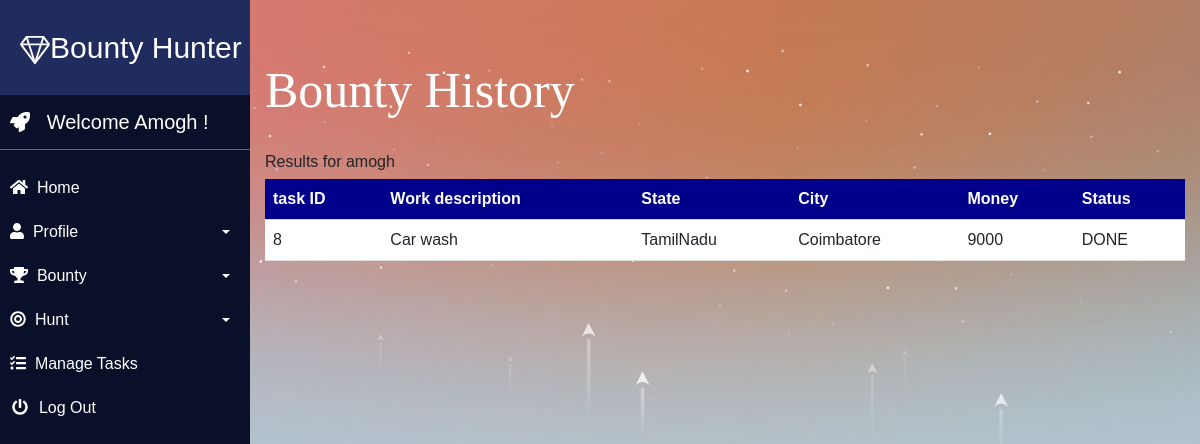
Screenshot of /viewtask.php (signed in) with the database file from the repository.
### tables this page shows
CREATE TABLE `taskinfo` (
  `taskid` int(11) NOT NULL,
  `t_userid` varchar(100) NOT NULL,
  `w_desc` varchar(500) NOT NULL,
  `date` date NOT NULL,
  `state` varchar(30) NOT NULL,
  `city` varchar(100) NOT NULL,
  `money` int(11) NOT NULL,
  `status` varchar(10) NOT NULL DEFAULT 'UNDONE'
);

### common.php (called while the page is built)
<?php
function escape($html) {
  return htmlspecialchars($html, ENT_QUOTES | ENT_SUBSTITUTE, "UTF-8");
}

### viewtask.php (the view, shortened to what this page needs)
<?php
	if($_SESSION['sid']==session_id())
	{
  try {
    require "common.php";
	require "config.php";
    $connection = new PDO($dsn, $username, $password, $options);
$sql = "SELECT *
FROM taskinfo
WHERE t_userid= :t_userid";
$t_userid = $_SESSION['t_userid'];
$statement = $connection->prepare($sql);
$statement->bindParam(':t_userid', $t_userid, PDO::PARAM_STR);
$statement->execute();
$result = $statement->fetchAll();
  } catch(PDOException $error) {
    echo $sql . "<br>" . $error->getMessage();
  }
?>
<?php require "templates/header.php"; ?>
 <center><h2 style="color: white;font-size: 50px; font-family: 'Alfa Slab One';text-align: left;">Bounty History</h2></center> <br>
<?php
  if ($result && $statement->rowCount() > 0) { ?>
    <h6>Results for <?php echo escape($_SESSION['t_userid']); ?></h6>
    <table>
      <thead>
<tr>
  <th>task ID</th>
  <th>Work description</th>
  <th>State</th>
  <th>City</th>
  <th>Money</th>
  <th>Status</th>
</tr>
      </thead>
      <tbody>
  <?php foreach ($result as $row) { ?>
      <tr>
<td><?php echo escape($row["taskid"]); ?></td>
<td><?php echo escape($row["w_desc"]); ?></td>
<td><?php echo escape($row["state"]); ?></td>
<td><?php echo escape($row["city"]); ?></td>
<td><?php echo escape($row["money"]); ?></td>
<td><?php echo escape($row["status"]); ?></td>
      </tr>
    <?php } ?>
      </tbody>
  </table><br>
  <?php } else { ?>
    > No results found for <?php echo escape($_SESSION['t_userid']); ?>.
  <?php } ?>
    <?php
	include "templates/footer.php";
	}
	else
		header("location:index.php");
	?>

### css/profile.css (style rules this page uses)
body { background: -webkit-linear-gradient(left, #3931af, #00c6ff); }

### css/stylecss.css (style rules this page uses)
body { font-family: 'Poppins', sans-serif; background: #fafafa; }

### dashboard.php (style rules this page uses)
body { background-image: url(imgs/pic12.jpg); background-repeat: no-repeat; background-attachment: fixed; background-size: cover; }

### viewtask.php (style rules this page uses)
table { border-collapse: collapse; width: 100%; background-color: white; }
th, td { padding: 8px; text-align: left; border-bottom: 1px solid #ddd; }
th { background-color: #00008B; color: white; }

### rows the page displays
taskinfo: taskid "8", w_desc "Car wash", state "TamilNadu", city "Coimbatore", money "9000", status "DONE"

### other values shown
$_SESSION['fname'] "Amogh"
$_SESSION['t_userid'] "amogh"
